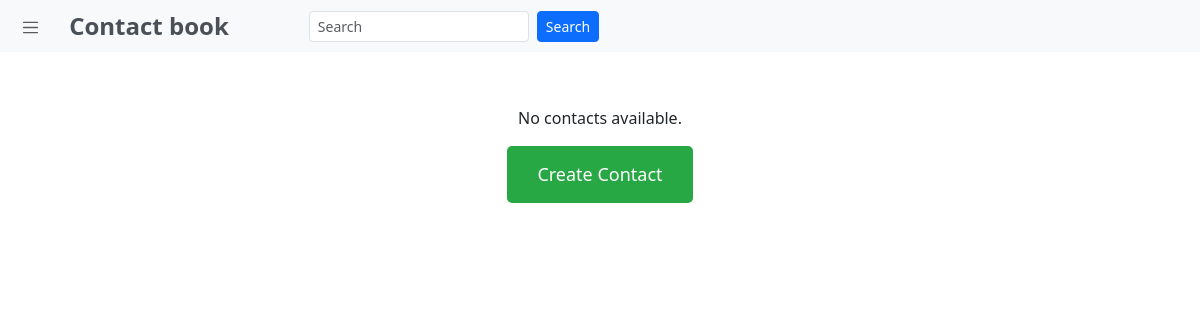
The page /home (signed in) on the database as committed earlier.
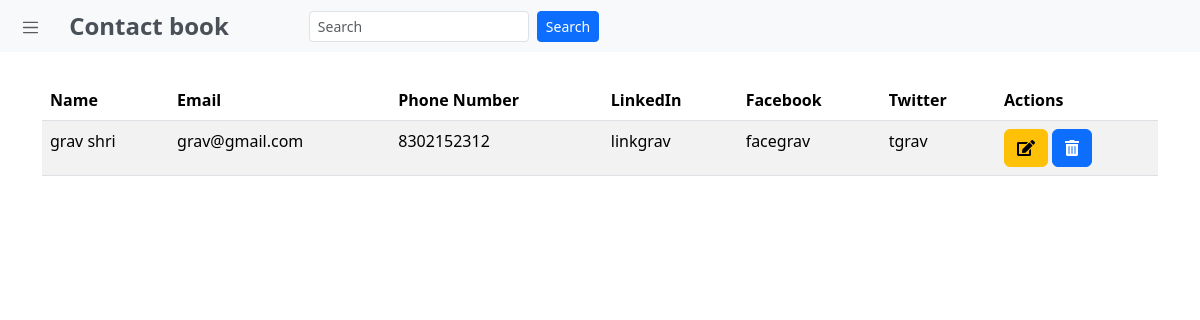
The same page on the database as committed later.
### contacts_app/models.py (models this page shows, shortened)
class Account(models.Model):
    user = models.ForeignKey(User, on_delete=models.CASCADE)
    updated = models.DateTimeField(auto_now=True)
    created = models.DateTimeField(auto_now_add=True)
    firstname = models.CharField(max_length=15)
    lastname = models.CharField(max_length=15, blank=True)
    email = models.EmailField(max_length=50, blank=True)
    address = models.CharField(max_length=100, blank=True)
    phoneNumber = models.CharField(max_length=10)
    linkedin = models.CharField(max_length=50, blank=True)
    facebook = models.CharField(max_length=50, blank=True)
    twitter = models.CharField(max_length=50, blank=True)

### contacts_app/views.py (the view)
# urls.py: path("home", views.home, name="home"),
@login_required(login_url="loginpage")
def home(request):
    user_contacts = Account.objects.filter(user=request.user).order_by(
        "firstname", "lastname"
    )
    return render(request, "contacts_app/home.html", {"user_contacts": user_contacts})

### contacts_app/templates/contacts_app/home.html (shortened to what this page needs)
{% extends 'contacts_app/base.html' %}
{% block content %}
    {% if user_contacts %}
        <table class="table table-striped table-hover mt-4">
            <thead>
                <tr>
                    <th scope="col">Name</th>
                    <th scope="col">Email</th>
                    <th scope="col">Phone Number</th>
                    <th scope="col">LinkedIn</th>
                    <th scope="col">Facebook</th>
                    <th scope="col">Twitter</th>
                    <th scope="col">Actions</th>
                </tr>
            </thead>
            <tbody>
                {% for contact in user_contacts %}
                    <tr>
                        <td>{{ contact.firstname }} {{ contact.lastname }}</td>
                        <td>{{ contact.email }}</td>
                        <td>{{ contact.phoneNumber }}</td>
                        <td>{{ contact.linkedin }}</td>
                        <td>{{ contact.facebook }}</td>
                        <td>{{ contact.twitter }}</td>
                        <td>
                            <a href="{% url 'edit_contact' contact.id %}" class="btn btn-warning mr-2" title="Edit">
                                <i class="fas fa-edit"></i>
                            </a>
                            <button type="button" class="btn btn-primary" data-bs-toggle="modal" data-bs-target="#exampleModal{{ contact.id }}">
                                <i class="fas fa-trash-alt"></i>
                            </button>
                        </td>
                    </tr>
                {% endfor %}
            </tbody>
        </table>
    {% else %}
        <div class="no-contacts-container">
            <p>No contacts available.</p>
            <button class="create-contact-btn" onclick="location.href='{% url 'create_contact' %}'">Create Contact</button>
        </div>
    {% endif %}
{% endblock content %}

### contacts_app/templates/contacts_app/base.html (shortened to what this page needs)
<!DOCTYPE html>
<html lang="en">
<head>
    <link rel="stylesheet" href="https://cdnjs.cloudflare.com/ajax/libs/font-awesome/5.15.3/css/all.min.css">
    <link href="https://cdn.jsdelivr.net/npm/bootstrap@5.3.2/dist/css/bootstrap.min.css" rel="stylesheet">
</head>
<body>
    <nav class="navbar bg-body-tertiary fixed-top">
        <div class="container-fluid">
            <div class="d-flex justify-content-between align-items-center">
                <button class="btn snavbar-toggler me-3 btn-sm" type="button" data-bs-toggle="offcanvas" data-bs-target="#offcanvasNavbar" aria-controls="offcanvasNavbar" aria-label="Toggle navigation">
                    <span class="navbar-toggler-icon" style="font-size: 0.8rem;"></span>
                </button>
                <div class="ms-1">
                    <a class="text-lg-end text-light-emphasis navbar-brand fs-4 fw-semibold" href="#">Contact book</a>
                </div>
                <div class="d-flex flex-column flex-sm-row align-items-center ms-5">
                    <form class="d-flex" role="search" style="width: 100%;">
                        <input class="form-control form-control-sm mb-2 mb-sm-0 ms-3" type="search" placeholder="Search" aria-label="Search" style="width: 100%">
                        <button class="btn btn-primary btn-sm ms-2" type="submit">Search</button>
                    </form>
                </div>
            </div>
        </div>
    </nav>
    <div class="container mt-5 pt-2">
        {% block content %}
        {% endblock %}
    </div>
</body>
</html>

Rows that differ between the two databases and show on the page:
added Account: firstname "grav", lastname "shri", email "grav@gmail.com", phoneNumber "8302152312", linkedin "linkgrav", facebook "facegrav", twitter "tgrav"
Other text that changed with them:
text no longer shown: "No contacts available. Create Contact"
text now shown: "Name Email Phone Number LinkedIn Facebook Twitter Actions"
